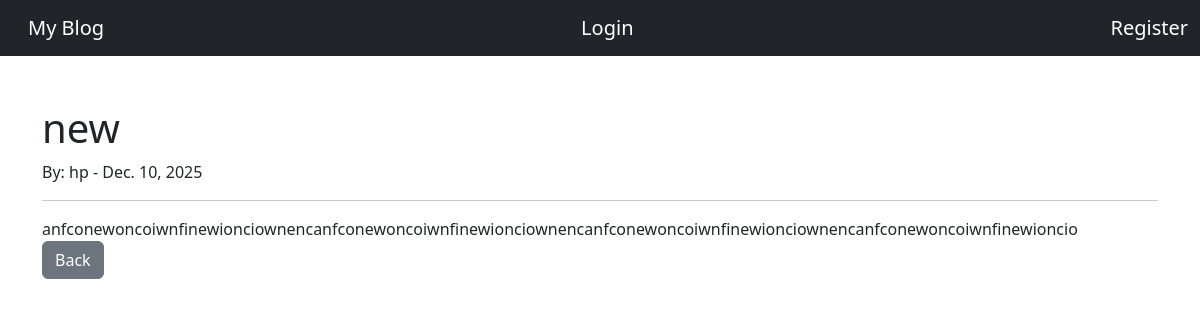
The app's page /article/10 with its own data.
### blog/models.py (models this page shows, shortened)
class Post(models.Model):
    title=models.CharField(max_length=255)
    title_tag=models.CharField(max_length=255)
    author=models.ForeignKey(User,on_delete=models.CASCADE)
    body=models.TextField()
    post_date=models.DateField(auto_now_add=True)
    category=models.CharField(max_length=255,default='coding')

### blog/views.py (the view)
# urls.py: path('article/<int:pk>',ArticleDetailView.as_view(),name="article-detail"),
class ArticleDetailView(DetailView):
    model=Post
    template_name='article_detail.html'

### blog/templates/article_detail.html (shortened to what this page needs)
{% extends 'base.html' %}
{% block content %}
<h1>{{post.title}}</h1>
<p>By: {{post.author}}
    - {{post.post_date}}</p>
<hr>
{{post.body|safe}}
<br/>
<a href="{% url 'home' %}" class="btn btn-secondary" >Back</a>
 {% endblock %}

### records on screen
Post: title "new", author "hp", post_date "Dec. 10, 2025", body "anfconewoncoiwnfinewionciownencanfconewoncoiwnfinewionciownencanfconewoncoiwnfinewionciownencanfconewoncoiwnfinewioncio"
